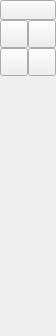
<?xml version="1.0" encoding="UTF-8"?>
<ui version="4.0">
 <class>QG_CadToolBarArcs</class>
 <widget class="QWidget" name="QG_CadToolBarArcs">
  <property name="geometry">
   <rect>
    <x>0</x>
    <y>0</y>
    <width>56</width>
    <height>336</height>
   </rect>
  </property>
  <property name="sizePolicy">
   <sizepolicy hsizetype="Fixed" vsizetype="Minimum">
    <horstretch>0</horstretch>
    <verstretch>0</verstretch>
   </sizepolicy>
  </property>
  <property name="minimumSize">
   <size>
    <width>56</width>
    <height>336</height>
   </size>
  </property>
  <property name="windowTitle">
   <string>Arcs</string>
  </property>
  <widget class="QToolButton" name="bBack">
   <property name="geometry">
    <rect>
     <x>0</x>
     <y>0</y>
     <width>56</width>
     <height>20</height>
    </rect>
   </property>
   <property name="toolTip">
    <string>Back to main menu</string>
   </property>
   <property name="text">
    <string/>
   </property>
   <property name="icon">
    <iconset resource="../../../res/extui/extui.qrc">
     <normaloff>:/extui/back.png</normaloff>:/extui/back.png</iconset>
   </property>
  </widget>
  <widget class="QToolButton" name="bArcParallel">
   <property name="geometry">
    <rect>
     <x>0</x>
     <y>48</y>
     <width>28</width>
     <height>28</height>
    </rect>
   </property>
   <property name="toolTip">
    <string>Concentric</string>
   </property>
   <property name="text">
    <string/>
   </property>
   <property name="icon">
    <iconset resource="../../../res/extui/extui.qrc">
     <normaloff>:/extui/arcspara.png</normaloff>:/extui/arcspara.png</iconset>
   </property>
  </widget>
  <widget class="QToolButton" name="bArc">
   <property name="geometry">
    <rect>
     <x>0</x>
     <y>20</y>
     <width>28</width>
     <height>28</height>
    </rect>
   </property>
   <property name="toolTip">
    <string>Arc with Center, Point, Angles</string>
   </property>
   <property name="text">
    <string/>
   </property>
   <property name="icon">
    <iconset resource="../../../res/extui/extui.qrc">
     <normaloff>:/extui/arcscraa.png</normaloff>:/extui/arcscraa.png</iconset>
   </property>
  </widget>
  <widget class="QToolButton" name="bArc3P">
   <property name="geometry">
    <rect>
     <x>28</x>
     <y>20</y>
     <width>28</width>
     <height>28</height>
    </rect>
   </property>
   <property name="toolTip">
    <string>Arc with three points</string>
   </property>
   <property name="text">
    <string/>
   </property>
   <property name="icon">
    <iconset resource="../../../res/extui/extui.qrc">
     <normaloff>:/extui/arcs3p.png</normaloff>:/extui/arcs3p.png</iconset>
   </property>
  </widget>
  <widget class="QToolButton" name="bArcTangential">
   <property name="geometry">
    <rect>
     <x>28</x>
     <y>48</y>
     <width>28</width>
     <height>28</height>
    </rect>
   </property>
   <property name="toolTip">
    <string>Arc tangential to base entity with radius</string>
   </property>
   <property name="text">
    <string/>
   </property>
   <property name="icon">
    <iconset resource="../../../res/extui/extui.qrc">
     <normaloff>:/extui/arcstangential.png</normaloff>:/extui/arcstangential.png</iconset>
   </property>
  </widget>
 </widget>
 <layoutdefault spacing="6" margin="11"/>
 <tabstops>
  <tabstop>bBack</tabstop>
  <tabstop>bArc</tabstop>
  <tabstop>bArc3P</tabstop>
  <tabstop>bArcParallel</tabstop>
 </tabstops>
 <resources>
  <include location="../../../res/extui/extui.qrc"/>
 </resources>
 <connections>
  <connection>
   <sender>bArc</sender>
   <signal>clicked()</signal>
   <receiver>QG_CadToolBarArcs</receiver>
   <slot>drawArc()</slot>
   <hints>
    <hint type="sourcelabel">
     <x>20</x>
     <y>20</y>
    </hint>
    <hint type="destinationlabel">
     <x>20</x>
     <y>20</y>
    </hint>
   </hints>
  </connection>
  <connection>
   <sender>bArc3P</sender>
   <signal>clicked()</signal>
   <receiver>QG_CadToolBarArcs</receiver>
   <slot>drawArc3P()</slot>
   <hints>
    <hint type="sourcelabel">
     <x>20</x>
     <y>20</y>
    </hint>
    <hint type="destinationlabel">
     <x>20</x>
     <y>20</y>
    </hint>
   </hints>
  </connection>
  <connection>
   <sender>bArcParallel</sender>
   <signal>clicked()</signal>
   <receiver>QG_CadToolBarArcs</receiver>
   <slot>drawArcParallel()</slot>
   <hints>
    <hint type="sourcelabel">
     <x>20</x>
     <y>20</y>
    </hint>
    <hint type="destinationlabel">
     <x>20</x>
     <y>20</y>
    </hint>
   </hints>
  </connection>
  <connection>
   <sender>bBack</sender>
   <signal>clicked()</signal>
   <receiver>QG_CadToolBarArcs</receiver>
   <slot>back()</slot>
   <hints>
    <hint type="sourcelabel">
     <x>20</x>
     <y>20</y>
    </hint>
    <hint type="destinationlabel">
     <x>20</x>
     <y>20</y>
    </hint>
   </hints>
  </connection>
  <connection>
   <sender>bArcTangential</sender>
   <signal>clicked()</signal>
   <receiver>QG_CadToolBarArcs</receiver>
   <slot>drawArcTangential()</slot>
   <hints>
    <hint type="sourcelabel">
     <x>20</x>
     <y>20</y>
    </hint>
    <hint type="destinationlabel">
     <x>20</x>
     <y>20</y>
    </hint>
   </hints>
  </connection>
 </connections>
</ui>
